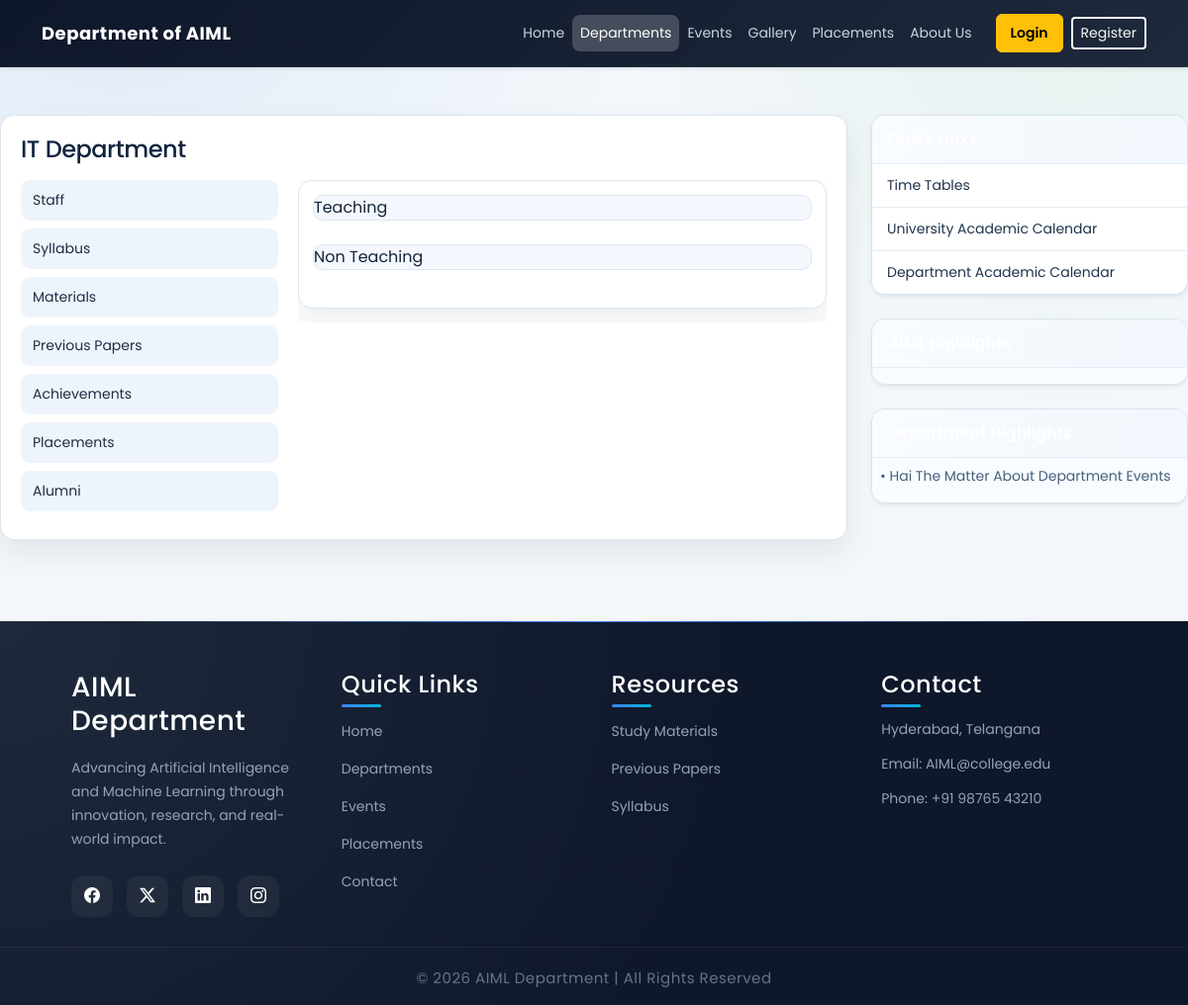
/public/pages/department/ecedepartment.php, run on the app's committed database.
### tables this page shows
CREATE TABLE IF NOT EXISTS `staff_category` (
  `id` int(11) NOT NULL AUTO_INCREMENT,
  `category_name` varchar(500) NOT NULL,
  PRIMARY KEY (`id`)
);

CREATE TABLE IF NOT EXISTS `highlights` (
  `id` int(11) NOT NULL AUTO_INCREMENT,
  `type` int(11) NOT NULL,
  `high_light` blob NOT NULL,
  PRIMARY KEY (`id`)
);

### libraries/mysql.class.php (called while the page is built, shortened)
<?php
class DataBasePDO
{
	private static $hostname	=  DB_SERVER;
	private static $username	=  DB_USER;
	private static $password	=  DB_PASS;
	private static $dbname		=  DB_DATABASE;
	private static $instance 	= FALSE;
	private $db;
	public $fetch_mode 			= PDO::FETCH_ASSOC;
	private $last_statement		= NULL;
	public function __construct($connect = true, $dataBase = null, $server = null,$userName = null, $passWord = null){
			return self::$instance;
	}
	public function connectToDB(){
			$dns='mysql:host='.self::$hostname.';dbname='.self::$dbname;
	    	self::$instance = new PDO($dns, self::$username, self::$password);
	    	self::$instance->setAttribute(PDO::ATTR_ERRMODE, PDO::ERRMODE_EXCEPTION);
	    	$this->db = self::$instance;
	}
	public function getAllResults($sqlQuery = NULL){
			$this->internalQuery($sqlQuery);
			$result = $this->last_statement->fetchAll();
			return $result;
	}
	public function internalQuery($sqlQuery = NULL){
			$stmt = $this->db->query($sqlQuery);
			$stmt->setFetchMode($this->fetch_mode);
			$this->last_statement = $stmt;
			return TRUE;
	}
}
?>

### libraries/functions.class.php (called while the page is built, shortened)
<?php
	include_once("mysql.class.php");
	class DataFunctions {
		public $dbObj;
		public function __construct(){
			$this->dbObj = new DataBasePDO();
	}
	 public function getStaffCategories($table){
			$sql		= 'SELECT
								id, category_name
						   FROM
						   		'.$table;
			$result		= $this->dbObj->getAllResults($sql);
			return $result;
	 }
	 public function getHighLights($table, $type){
			$sqlQuery	= 'SELECT id, type, high_light FROM '.$table.' WHERE type = '.$type.' ORDER BY id DESC';
			$result		= $this->dbObj->getAllResults($sqlQuery);
			return $result;
	}
}

### public/pages/department/sidebar.php (called while the page is built, shortened)
<?php
include_once(INCLUDES_PATH . '/sidebar.php');
?>

### public/pages/department/ecedepartment.php (the view, shortened to what this page needs)
<?php
    include_once(INCLUDES_PATH . '/header.php');
    require_once(LIB_PATH . '/functions.class.php');
   $fcObj	= new DataFunctions();
   $tbStaffCateg = TB_STAFF_CATEGORY;
   $staffCateg		= $fcObj->getStaffCategories($tbStaffCateg);
   $categoryCnt		= sizeof($staffCateg);
?>
<div class="box1">
        <div class="wrapper">
          <article class="col1">
				<div id="index_cont">
					<div class="post">
						<span class="alignCenter">
							<h4>IT Department </h4>
						</span>
					</div>
					<div id='content_left' class='content_left'>
						<?php
							include_once('departleftnav.php');
						?>
					</div>
					<div id='content_right' class='content_right'>
						<div class="comteeMem">
							<?php
								for($j=0; $j< $categoryCnt; $j++){
							?>
									<div class="comteeMemRow">
										<div class="committeeTitle">
										<?php
											echo $staffCateg[$j]['category_name'];
										?>
										</div>
									</div>
									<br class="clearfix" />
							<?php
								}
							?>
						</div>
					</div>
					<br class="clearfix" />
				</div>
					</article>
					<article class="col2 pad_left2">
					<?php
						include_once('sidebar.php');
					?>
					</article>
</div>
</div>
<?php include_once(INCLUDES_PATH . '/footer.php'); ?>

### public/Includes/sidebar.php (shortened to what this page needs)
<?php
    $tbHighLights = TB_HIGHLIGHTS;
    $itDepHighLights = $fcObj->getHighLights($tbHighLights, DEPARTMENT);
    $itDeptHighCnt = count($itDepHighLights);
?>
<div class="card shadow-sm mb-4 quick-panel-card">
    <div class="card-header fw-semibold quick-panel-head">
    </div>
    <div class="list-group list-group-flush">
        <a href="<?php echo BASE_URL; ?>/public/pages/Academics/timetables.php" class="list-group-item list-group-item-action quick-panel-link">
            Time Tables
        </a>
        <a href="<?php echo BASE_URL; ?>/public/pages/department/univacedcal.php" class="list-group-item list-group-item-action quick-panel-link">
            University Academic Calendar
        </a>
        <a href="<?php echo BASE_URL; ?>/public/pages/department/itacedcal.php" class="list-group-item list-group-item-action quick-panel-link">
            Department Academic Calendar
        </a>
    </div>
</div>
<div class="card shadow-sm mb-4 quick-panel-card">
    <div class="card-header fw-semibold quick-panel-head">
    </div>
    <div class="card-body p-2 quick-panel-body">
    </div>
</div>
<div class="card shadow-sm mb-4 quick-panel-card">
    <div class="card-header fw-semibold quick-panel-head">
    </div>
    <div class="card-body p-2 quick-panel-body">
        <marquee behavior="scroll"
                 direction="up"
                 scrollamount="1"
                 onmouseover="this.stop();"
                 onmouseout="this.start();"
                 height="140">
            <ul class="list-unstyled mb-0 small quick-panel-points">
                <?php for ($i = 0; $i < $itDeptHighCnt; $i++) { ?>
                    <li class="mb-2">
                        &bull; <?php echo $itDepHighLights[$i]['high_light']; ?>
                    </li>
                <?php } ?>
            </ul>
        </marquee>
    </div>
</div>

### public/assets/css/newstyle.css (style rules this page uses)
:root { --ui-bg: #eef3f7; --ui-surface: #ffffff; --ui-text: #1f2e45; --ui-muted: #5d6f82; --ui-primary: #0d67d5; --ui-primary-dark: #0a4e9f; --ui-accent: #f59e0b; --ui-border: #d7e3ee; --ui-shadow: 0 16px 36px rgba(19, 46, 79, 0.1); }
body { font-family: 'Poppins', sans-serif; color: var(--ui-text); background: radial-gradient(circle at 100% 0%, rgba(99, 164, 255, 0.14), transparent 34%), radial-gradient(circle at 0% 100%, rgba(13, 103, 213, 0.1), transparent 30%), var(--ui-bg); }
.card { border-radius: 14px; border: 1px solid var(--ui-border); }
.quick-panel-card { border: 1px solid var(--ui-border); border-radius: 14px; box-shadow: 0 12px 24px rgba(16, 34, 58, 0.08); }
.quick-panel-head { border-bottom: 1px solid #dce6f1; background: linear-gradient(90deg, #0e376b, #13519b); color: #fff; padding: 12px 16px; }
.quick-panel-link { padding: 11px 15px; border-color: #e5edf6; color: #20344d; font-size: 14px; transition: transform 0.2s ease, background-color 0.2s ease, color 0.2s ease; }
.quick-panel-body { background: #f8fbff; }
.quick-panel-points li { color: #47607d; }
.box1 { width: 100%; }
.wrapper { display: flex; gap: 24px; align-items: flex-start; flex-wrap: wrap; }
.wrapper .col1 { flex: 1 1 0; min-width: 0; }
.wrapper .col2 { width: 320px; flex: 0 0 320px; }
#index_cont, #content, #content_garrely { background: #ffffff; border: 1px solid #d9e3ec; border-radius: 12px; padding: 20px; }
#content_left, .content_left { width: 260px; float: left; margin-right: 20px; }
#content_right, .content_right { overflow: hidden; min-width: 0; }
.post h4, .alignCenter h4 { margin: 0 0 14px; }
.comteeMem, .eventDetails, .materialDet { background: #fff; border: 1px solid #d9e3ec; border-radius: 10px; padding: 14px; margin-bottom: 14px; }
.committeeTitle, .usersDetHeader, .eventDetHeader, .eventDet, .classHeader, .subjHeader { display: flex; gap: 14px; flex-wrap: wrap; align-items: center; }

### public/assets/css/site-refresh.css (style rules this page uses)
:root { --refresh-bg: #f3f7fb; --refresh-surface: #ffffff; --refresh-text: #14243b; --refresh-muted: #5b6f86; --refresh-primary: #0b63ce; --refresh-primary-2: #174ea6; --refresh-border: #d9e4ef; --refresh-shadow: 0 12px 28px rgba(15, 30, 52, 0.08); }
* { box-sizing: border-box; }
body { background: radial-gradient(circle at 10% -5%, rgba(11, 99, 206, 0.08), transparent 34%), radial-gradient(circle at 90% 0%, rgba(52, 168, 83, 0.07), transparent 28%), var(--refresh-bg); color: var(--refresh-text); }
h1, h2, h3, h4, h5, h6 { color: #10243f; letter-spacing: -0.02em; }
.container .card, #content, #index_cont, #content_garrely, .comteeMem, .eventDetails, .materialDet { background: var(--refresh-surface); border: 1px solid var(--refresh-border); border-radius: 14px; box-shadow: var(--refresh-shadow); }
.card { overflow: hidden; }
.card .card-header { border-bottom: 1px solid #e4edf7; background: linear-gradient(90deg, #f8fbff, #f2f7fd); }
.eventDetHeader, .committeeTitle, .usersDetHeader, .subjHeader, .eventTitle { background: #f4f8fe; border: 1px solid #dae6f4; border-radius: 10px; }

### data on the page
staff_category: category_name "Teaching"
staff_category: category_name "Non Teaching"
highlights: high_light "Hai The Matter About Department Events"
